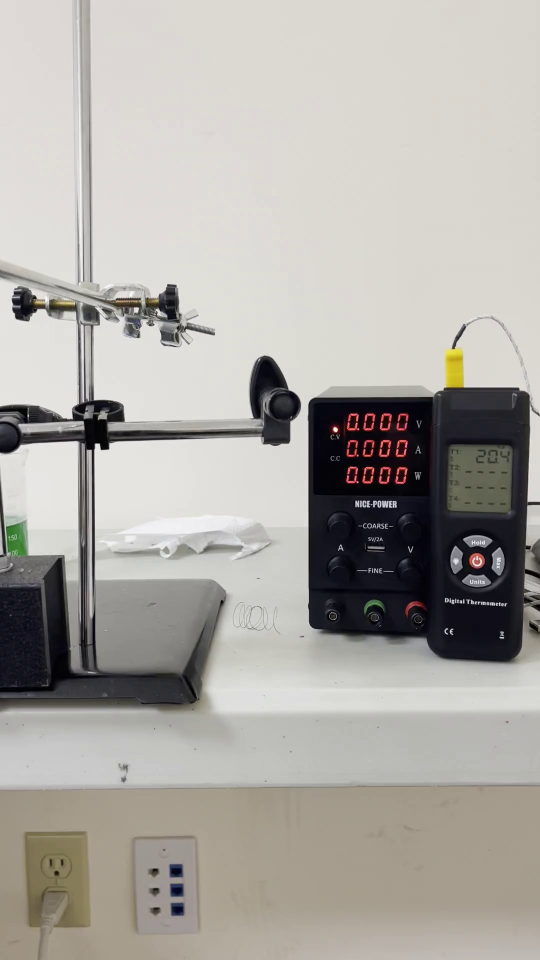
#> input picture first_frame.jpg, 1080 x 1920 px (shown at 1/2 size)
$ python config.py
#> lines starting #> are read from the running program, lines starting #| are printed output that depends on the picture

# this file is for configuring the points of the selected image
import cv2
import json
import time
import numpy as np
import imutils

# load config
data = json.load(open("config.json", "r"))
#> (reads config.json from the repository)

POINTS = data["points"]
DIST_LIM = data["dist_lim"]

# now to take in sample image
# and select the points
path = "first_frame.jpg"
# imput_image = input("Enter the path to the image: ")
imput_image = path
buf = cv2.imread(imput_image)
#> buf is the input picture: shape (1920, 1080, 3); mean B, G, R 164.1, 169.7, 172.8
height = 720
image = imutils.resize(buf, height=height)
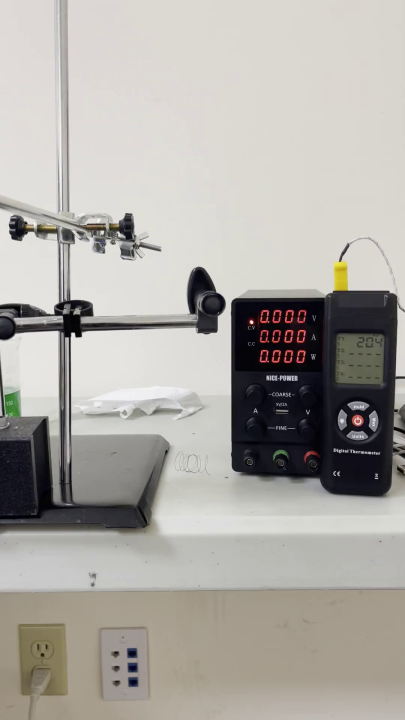
#> image: shape (720, 405, 3); mean B, G, R 164.1, 169.7, 172.8
# create empty cv2 mask of same size as image
mask = np.zeros(image.shape, dtype=np.uint8)

pts = POINTS.copy()
change = True

# mouse input handler
def mouse_handler(event, x, y, flags, param):
    global change
    # if left press
    if event == cv2.EVENT_LBUTTONDOWN:
        print(len(pts), x/image.shape[1], y/image.shape[0])
        change = True
        pts.append(x/image.shape[1])
        pts.append(y/image.shape[0])
        if len(pts) > 8:
            pts.pop(0)
            pts.pop(0)

# display image
cv2.imshow("image", image)
cv2.setMouseCallback("image", mouse_handler)

while True:
    if change:
        change = False
        mask = np.zeros(image.shape, dtype=np.uint8)
        # render points
        for i in range(4):
            cv2.circle(mask, (
                int(pts[i*2]*image.shape[1]),
                int(pts[i*2+1]*image.shape[0])
            ), 5, (0, 0, 255), -1)
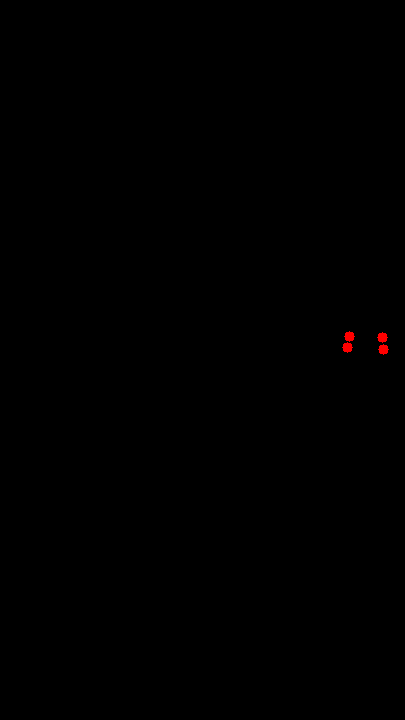
#> mask: shape (720, 405, 3); mean B, G, R 0, 0, 0.3

    # display image
    cv2.imshow("image", cv2.bitwise_or(image, mask))

    # check if user wants to exit
    if cv2.waitKey(1) & 0xFF == ord("q"):
#> (key q is pressed here)
        break

    # zoom in on image
    if cv2.waitKey(1) & 0xFF == ord("z"):
        height += 100
        image = imutils.resize(buf, height=height)
        change = True
        print('zoom')

    # save
    if cv2.waitKey(1) & 0xFF == ord("s"):
        data["points"] = pts
        data["dist_lim"] = DIST_LIM
        json.dump(data, open("config.json", "w"), indent=3)
        print("saved")
